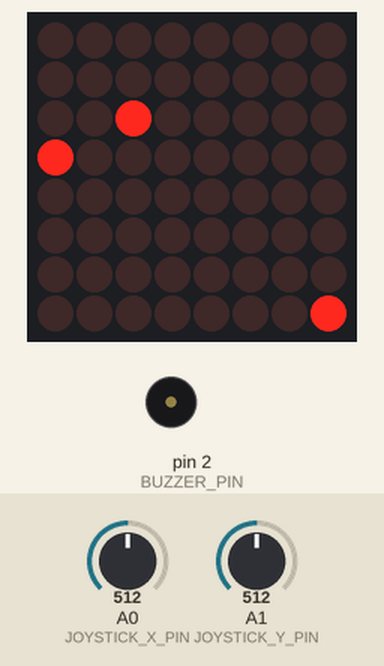
This sketch was run on a simulated Arduino Uno, built with avr-gcc and run on an emulated ATmega328P. On the bench: 8×8 LED matrix, buzzer (waves = sounding, pin HIGH). The inputs (shaded band) are chosen by the test bench; at power-on: A0 (JOYSTICK_X_PIN) = 512, A1 (JOYSTICK_Y_PIN) = 512. Random numbers use the default seed unless the sketch sets one.

Above: at 1.25 s.
1.3 s: A0 (JOYSTICK_X_PIN) set to 554
2.9 s: A0 (JOYSTICK_X_PIN) set to 578
At 3.16 s:
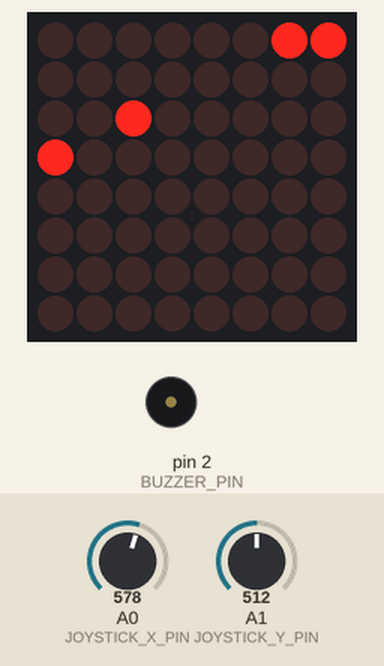
4.8 s: A1 (JOYSTICK_Y_PIN) set to 567
6.3 s: A1 (JOYSTICK_Y_PIN) set to 591
At 6.46 s:
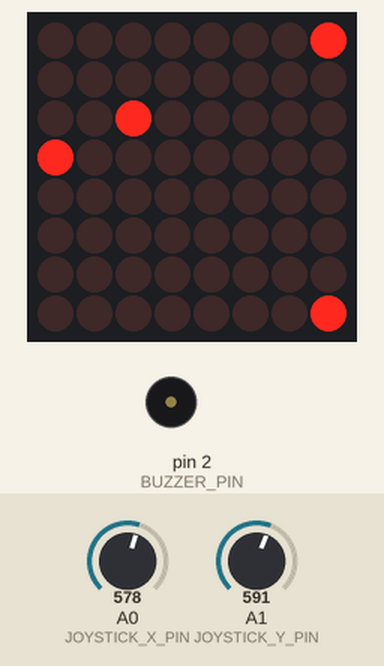
8.0 s: A1 (JOYSTICK_Y_PIN) set to 511
At 8.27 s:
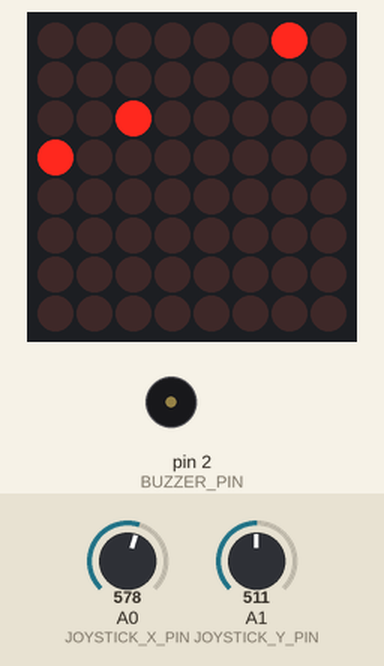
9.7 s: A1 (JOYSTICK_Y_PIN) set to 464
11.2 s: A1 (JOYSTICK_Y_PIN) set to 428
At 11.42 s:
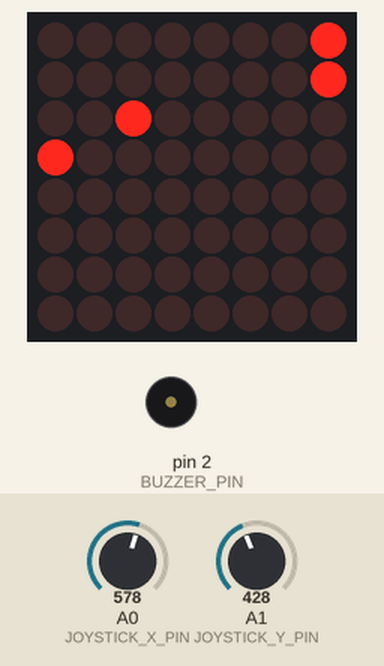

Measured:
- the behaviour switches between 562 and 563 on A0 (JOYSTICK_X_PIN) (found by bisection; images 0 and 1)
- the behaviour switches between 577 and 578 on A1 (JOYSTICK_Y_PIN) (found by bisection; images 1 and 2)
- the behaviour switches between 447 and 446 on A1 (JOYSTICK_Y_PIN) (found by bisection; images 3 and 4)

The sketch:

arduino-snake-game.ino
```cpp
// (licence header left out)
#include "LedControl.h"

// ====================================================
//                         PINS
// ====================================================

// LED matrix pins.
const int MATRIX_DIN_PIN = 12;
const int MATRIX_CS_PIN = 11;
const int MATRIX_CLK_PIN = 10;
// Pin of the buzzer (+).
const int BUZZER_PIN = 2;
// Joystick data pins.
const int JOYSTICK_X_PIN = A0;
const int JOYSTICK_Y_PIN = A1;
// Not connected analogue pin for generating a random seed.
const int RANDOM_NOISE_PIN = A2;

// ====================================================
//              CLASSES AND DATA STRUCTURES
// ====================================================

/**
 * Structure to represent a point on a plane.
 */
struct point
{
  int x;
  int y;

  point operator+(const point& other) const
  {
    return { this->x + other.x, this->y + other.y };
  }
  point& operator+=(const point& other)
  {
    this->x += other.x;
    this->y += other.y;
    return *this;
  }
  bool operator==(const point& other) const
  {
    return this->x == other.x && this->y == other.y;
  }
  bool operator!=(const point& other) const
  {
    return !(*this == other);
  }
};

/**
 * Direction of movement.
 */
enum Direction
{
  LEFT,
  UP,
  RIGHT,
  DOWN
};

/**
 * Create a point representing a unit vector pointing to the given direction.
 * @param dir Direction of the vector.
 * @return Unit vector.
 */
point makeDirectionVector(Direction dir)
{
  switch (dir) {
    case LEFT:
      return {-1, 0};
    case UP:
      return {0, -1};
    case RIGHT:
      return {1, 0};
    case DOWN:
      return {0, 1};
  }
}

/**
 * Wrapper around LedControl that implements buffering.
 * So we can first set up the state of the matrix and draw it in one pass.
 */
class Matrix {
  public:
    /**
     * Constructor.
     * @param rows Amount of rows of the matrix.
     * @param rows Amount of columns of the matrix.
     */
    Matrix(int rows, int columns)
    : m_lc(LedControl(MATRIX_DIN_PIN, MATRIX_CLK_PIN, MATRIX_CS_PIN, 1))
    , m_rows(rows)
    , m_columns(columns)
    , m_display(new int[rows])
    {
      // MAX72XX is is power-saving mode, so we should swtch it on first.
      m_lc.shutdown(0, false);
      // Set up brightness.
      m_lc.setIntensity(0, 8);
      // Clean up display.
      m_lc.clearDisplay(0);
      // Clean up the internal state to synchronize it with the dispaly.
      clear();
    }
    /**
     * Destructor.
     */
    ~Matrix()
    {
      delete[] m_display;
    }
    /**
     * Change state of the particular pixel of the matrix.
     * The method does not apply changes immediately, but only modifies buffer.
     * To apply changes to the matrix use flush().
     * @param p Point to change.
     * @param value State of the pixed (true - switch on, false - switch off).
     */
    void setPixel(const point& p, bool value)
    {
      // Calculate a mask that has a bit 1 on the position that corresponds
      // to the LED position (according to its x coordinate).
      int mask = 1 << (m_rows - p.x - 1);
      if (value) {
        // Set the bit to 1.
        m_display[p.y] |= mask;
      } else {
        // Set the bit to 0.
        m_display[p.y] &= ~mask;
      }
    }
    /**
     * Set state of all LEDs to switched off (0).
     * The method does not apply changes immediately, but only modifies buffer.
     * To apply changes to the matrix use flush().
     */
    void clear()
    {
      memset(m_display, 0, sizeof(m_display[0]) * m_rows);
    }
    /**
     * Apply state to the matrix.
     */
    void flush()
    {
      for (int i = 0; i < m_rows; i++) {
        m_lc.setRow(0, i, m_display[i]);
      }
    }
    /**
     * Return amount of rows of the matix.
     * @retrn Count rows.
     */
    int getRowsCount() const
    {
      return m_rows;
    }
    /**
     * Return amount of columns of the matix.
     * @retrn Count columns.
     */
    int getColumnsCount() const
    {
      return m_columns;
    }

  private:
    /**
     * Object to control the LED matrix.
     */
    LedControl m_lc;
    /**
     * Number of rows.
     */
    int m_rows;
    /**
     * Number of columns.
     */
    int m_columns;
    /**
     * Define a display state. Each element of the array represents one row.
     * Bites of the element represent values of particular LED on the row (from higher to lower bits).
     * Bit 1 represent a switched on LED.
     */
    int* m_display;
};

/**
 * Represent a snake positioned on the canvas (Matrix).
 * Snake movement is split into two fucntions: extend() that promotes the head and cut() that removes the tail.
 * So we can just omit cut() call in order to emulate snake growing.
 */
class Snake {
  public:
    /**
     * Initialize the snake and put it to the start position.
     * @param canvas Matrix that will be used as a canvas for drawing the snake.
     * @param initLength Start length of the snake.
     * @param maxLength Maximal length of the snake.
     * @param start Start point where the end of the tail will be placed.
     * @param dir Direction of the snake.
    */
    Snake(Matrix* canvas, int initLength, int maxLength, const point& start, int dir)
    : m_canvas(canvas)
    , m_currentLength(initLength)
      // Keep one more element to be able to execute last extend() call before game over.
    , m_snake(new point[maxLength + 1])
    {
      // Create a unit direction vector to construct the snake.
      point directionVector = makeDirectionVector(dir);
      // Construct the snake and draw it on the canvas.
      struct point currPos = start;
      for (int i = 0; i < m_currentLength; i++) {
        m_snake[i] = currPos;
        m_canvas->setPixel(m_snake[i], true);
        // Grow the snake in the given diection.
        currPos += directionVector;
      }
    }
    /**
     * Destructor.
     */
    ~Snake()
    {
      delete[] m_snake;
    }
    /**
     * First part of the snake movement: extend the snake to the given direction and occupy a new
     * pixel next to the head.
     * @param dir Movement direction.
     */
    void extend(Direction dir)
    {
      // We implement the snake game on a thorus which means when the snake reaches
      // the last column, it jumps to the first one, so the game space is cycled.
      point head = getHead();
      // Shift the head to the given direction.
      head += makeDirectionVector(dir);
      // Firs of all we need to add enough big vector which is a multiple of the matrix size
      // to get rid of negative values.
      head += {m_canvas->getColumnsCount(), m_canvas->getRowsCount()};
      // Then we divide each coordinate by width or height to make the space cycled.
      head.x %= m_canvas->getColumnsCount();
      head.y %= m_canvas->getRowsCount();
      // Save new head.
      m_snake[m_currentLength] = head;
      m_currentLength++;
      // Represent the change on the canvas.
      m_canvas->setPixel(head, true);
    }
    /**
     * Second part of the snake movement.
     */
    void cut()
    {
      point tail = getTail();
      // Clean up the tail pixel in the canvas.
      m_canvas->setPixel(tail, false);
      // Shift all points left, so the tail point gets removed.
      for (int i = 0; i < m_currentLength; i++) {
        m_snake[i] = m_snake[i + 1];
      }
      // Align snake length after cutting the tail.
      m_currentLength--;
    }
    /**
     * Check if the point is occupied by the snake.
     * @param p Point to check.
     * @return Whether the point is occupoed by the snake.
     */
    bool isOccupied(const point& p) const
    {
      for (int i = 0; i < m_currentLength; i++) {
        if (p == m_snake[i]) {
          return true;
        }
      }
      return false;
    }
    /**
     * Check if the snake has self-collission.
     * The method does not work if it is called after several movements, so the collision check
     * should be performed in each step.
     * @return Whether the snake has self-collision.
     */
    bool checkSelfCollision() const
    {
      // As the head is the only pixel that moves forward in each step we can simplify the algorithm
      // and only check if the head gets into some occupied points.
      point head = getHead();
      // Go over all points ignoring the last one (the head).
      for (int i = 0; i < m_currentLength - 1; i++) {
        if (m_snake[i] == head) {
          return true;
        }
      }
      return false;
    }
    /**
     * Return a head point.
     * @return Head point.
     */
    const point& getHead() const
    {
      return m_snake[m_currentLength - 1];
    }
    /**
     * Return a tail point.
     * @return Tail point.
     */
    const point& getTail() const
    {
      return m_snake[0];
    }
    /**
     * Return snake length in points.
     * @return Snake length.
     */
    int getLength() const
    {
      return m_currentLength;
    }

  private:
    /**
     * Canvas that is used to represent the snake.
     */
    Matrix* m_canvas;
    /**
     * Current length of the snake in pixels.
     * If the snake reaches MAX_SNAKE_LENGTH the player wins.
     */
    int m_currentLength;
    /**
     * Array of points representing position of the snake on the playfield.
     * Index 0 corresponds to a tail, index
     */
    point* m_snake;
};

/**
 * Represent food available on the game field.
 */
class Food
{
  public:
    /**
     * Constructor.
     * @param canvas Matrix that is used to draw food.
     * @param maxFoodCount Maximal amount of food pieces.
     */
    Food(Matrix* canvas, int maxFoodCount)
    : m_canvas(canvas)
    , m_foodPoints(new point[maxFoodCount])
    , m_foodCount(0)
    {
    }
    /**
     * Destructor.
     */
    ~Food()
    {
      delete[] m_foodPoints;
    }
    /**
     * Place food pieces to a non occupied points of the canvas.
     * @param snake Snake that defines a set of occupied points where the food should not appear.
     * @param numToPlace Amount of food pieces to place.
     */
    void placeFood(const Snake* snake, int numToPlace)
    {
      while (true) {
        // Select a random point.
        point p = {random(m_canvas->getColumnsCount()), random(m_canvas->getRowsCount())};
        // Check if it is occupied by the snake or another food pieces.
        if (!snake->isOccupied(p) && !isOccupied(p)) {
          // Place the food.
          m_foodPoints[m_foodCount] = p;
          m_foodCount++;
          numToPlace--;
          // Draw the food.
          m_canvas->setPixel(p, true);
          // Jump out if we have placed all the food.
          if (numToPlace <= 0) {
            break;
          }
        }
      }
    }
    /**
     * Try to eat a food on the given point.
     * @param p Point to try.
     * @return True if the food has been eaten and false otherwise.
     */
    bool tryEat(const point& p)
    {
      // Go through all food pieces.
      for (int i = 0; i < m_foodCount; i++) {
        if (m_foodPoints[i] == p) {
          // Once we have found a piece that is places on the given point,
          // swap it with the last element in the array and remove this last element,
          // so we do not need to shift other elements in the array.
          m_foodPoints[i] = m_foodPoints[m_foodCount - 1];
          // Do not wipe the element, simply forget about it.
          m_foodCount--;
          // Assuming there is no overlapping food as we have foind one
          // intersection, there can't be more.
          return true;
        }
      }
      return false;
    }
    /**
     * Return amount of remaining food points.
     * @return Amount of remaining food points.
     */
    int getCount() const
    {
      return m_foodCount;
    }

  private:
    /**
     * Check if the point is occupied by the food.
     */
    bool isOccupied(const point& p) const
    {
      for (int i = 0; i < m_foodCount; i++) {
        if (m_foodPoints[i] == p) {
          return true;
        }
      }
      return false;
    }
    /**
     * Canvas that is used to represent the food points.
     */
    Matrix* m_canvas;
    /**
     * Array of occupied points.
     * Size of the array is m_foodCount, maximal capacity is m_maxFoodCount.
     */
    point* m_foodPoints;
    /**
     * Amount of food pieces currently placed on the canvas.
     */
    int m_foodCount;
};

// ====================================================
//                   GAME PARAMETERS
// ====================================================

/**
 * Height of LED matrix.
 */
const int ROWS = 8;
/**
 * Width of the LED matrix.
 */
const int COLUMNS = 8;
/**
 * Initial snake direction.
 */
Direction direct = DOWN;
/**
 * Maximal length of the snake in pixels.
 */
const int MAX_SNAKE_LENGTH = 12;
/**
 * Initial size of the snake including blinking head.
 */
const int INIT_SNAKE_LENGTH = 2;
/**
 * Total amount of food points places on the play field.
 */
const int FOOD_POINTS = 2;
/**
 * Define whether there should always be FOOD_POINTS food pieces on the play field (true),
 * or the pieces should be refilled after eating the last one (false).
 */
const bool REFILL_IMMEDIATELY = true;
/**
 * Threshold of joystick movement to be considered as a user input (in range 0 - 512).
 */
const int JOYSTICK_THRESHOLD = 50;
/**
 * Define how many time the head should blink during one step.
 * Blink means the LED switches on and off.
 */
const int BLINK_FREQUENCY = 2;
/**
 * Deplay between sneak movements.
 * Smaller value makes the sneak faster.
 */
const int STEP_DELAY = 200;

// ====================================================
//                    GAME VARIABLES
// ====================================================

/**
 * Canvas to draw on.
 */
Matrix* matrix = nullptr;
/**
 * Snake object controllable by the player.
 */
Snake* snake = nullptr;
/**
 * Food positions.
 */
Food* food = nullptr;

// ====================================================
//                    GAME FUNCTIONS
// ====================================================

/**
 * Initialize or re-initialize the game.
 */
void initGame() {
  // Clean up old objects.
  if (matrix) {
    delete matrix;
  }
  if (snake) {
    delete snake;
  }
  if (food) {
    delete food;
  }
  // Create new objects.
  matrix = new Matrix(ROWS, COLUMNS);
  snake = new Snake(matrix, INIT_SNAKE_LENGTH, MAX_SNAKE_LENGTH, {COLUMNS - 1, 0}, direct);
  food = new Food(matrix, FOOD_POINTS);
}

/**
 * Read diection reported by the joystick.
 * @param defaultDirection Direction to be returned if the joystick is in the central position meaning no direction changes needed.
 */
int readDirection(Direction defaultDirection)
{
  // Read x and y directions (analogueRead() returns value from 0 to 1023 where ~512 is a center).
  long xPin = analogRead(JOYSTICK_X_PIN) - 512;
  long yPin = analogRead(JOYSTICK_Y_PIN) - 512;
  // Calculate square of length (do not use length to avoid sqrt()).
  long inputLength = xPin * xPin + yPin * yPin;
  // Ignore too small deviations. Joystick requires individual calibration to be more precise, but we
  // can work it around by ignoring too small movements.
  // As we do non need to be too precise here and want to avoid using sqrt() in embedded, we compare square of length.
  // If JOYSTICK_THRESHOLD is relatively small comparing to the range 0-512, this is enough fair.
  if (inputLength > JOYSTICK_THRESHOLD * JOYSTICK_THRESHOLD) {
    // You may need to change values here depending on how the matrix is soldered comparing to the joystick
    // to preserve natural meaning of directions to the user.
    if (abs(xPin) > abs(yPin)) {
      if (xPin > 0) {
        return LEFT;
      } else {
        return RIGHT;
      }
    } else {
      if (yPin > 0) {
        return UP;
      } else {
        return DOWN;
      }
    }
  }
  return defaultDirection;
}

/**
 * Play curtain animation before starting a new game.
 */
void curtainAnimation()
{
  for (int i = 0; i < matrix->getRowsCount(); i++) {
    for (int j = 0; j < matrix->getColumnsCount(); j++) {
      // Clean up the previous row (if exists).
      if (i != 0) {
        matrix->setPixel({j, i - 1}, false);
      }
      // And light up the current one.
      matrix->setPixel({j, i}, true);
    }
    matrix->flush();
    delay(100);
  }
}

/**
 * Play loose sound.
 */
void playLose()
{
  // Play a melody.
  digitalWrite(2, HIGH);
  delay(500);
  digitalWrite(2, LOW);
  // Start new game.
  curtainAnimation();
  initGame();
}

/**
 * Play win sound.
 */
void playWin()
{
  // Play a melody.
  for (int i = 0; i < 10; i++) {
    digitalWrite(2, HIGH);
    delay(50);
    digitalWrite(2, LOW);
    delay(50);
  }
  // Start new game.
  curtainAnimation();
  initGame();
}

// ====================================================
//               SETUP AND MAIN LOOP
// ====================================================

void setup() {
  // Set up a pin connected to the buzzer.
  pinMode(BUZZER_PIN, OUTPUT);
  digitalWrite(BUZZER_PIN, LOW);
  // Initialize random generator with a noise on a not connected analogue pin.
  randomSeed(analogRead(RANDOM_NOISE_PIN));
  // Initialize game variables.
  initGame();
  // Place the food on the playfield.
  food->placeFood(snake, FOOD_POINTS);
}

void loop() {
  // Read direction from the joystick.
  int newDirect = readDirection(direct);
  // Do not allow to change direction to opposite, e.g. UP to DOWN and LEFT to RIGHT.
  // As direction constants are represented in the clockwise order this is equal
  // to the statement that difference between new and old direction should be odd.
  if ((newDirect - direct) % 2) {
    direct = newDirect;
  }
  // Do the first part of the snake movement: extent it to occupy a cell next to the head.
  snake->extend(direct);
  point head = snake->getHead();
  // Check if the head hits the food.
  // If the food is not eaten we should complete the second part of movement and cut the tail.
  // If the food is eaten - just skip cutting which means the snake will extend.
  if (food->tryEat(snake->getHead())) {
    // Play a beep.
    digitalWrite(BUZZER_PIN, HIGH);
  } else {
    snake->cut();
  }
  // Refill food if need.
  if (REFILL_IMMEDIATELY) {
    // Always keep FOOD_POINTS food pieces on the playfied.
    if (food->getCount() < FOOD_POINTS) {
      food->placeFood(snake, FOOD_POINTS - food->getCount());
    }
  } else {
    // Only refill if the food is over.
    if (food->getCount() == 0) {
      food->placeFood(snake, FOOD_POINTS);
    }
  }
  // Make the changes visible.
  matrix->flush();
  // Check lose condition (if the head is hit into the snake body).
  if (snake->checkSelfCollision()) {
    playLose();
    return;
  }
  // Check win condition.
  if (snake->getLength() == MAX_SNAKE_LENGTH) {
    playWin();
    return;
  }
  // Run a delay.
  // Half blink is a time period when LED is ether switched on or off, so one blink
  // consists of 2 half-blinks.
  const int NUM_HALF_BLINKS = 2 * BLINK_FREQUENCY;
  // Calculate time period for each half-blink taking into account that we should
  // do BLINK_FREQUENCY blinks during STEP_DELAY.
  const int HALF_BLINK_DELAY = STEP_DELAY / NUM_HALF_BLINKS;
  // We have a cycle and a boolean variable that defines whether the LED is on or off
  // and switched every loop. So the cycle loop represents a half-blink and
  // the cycle should run NUM_HALF_BLINKS loops.
  bool isHeadVisible = false;
  for (int i = 0; i < NUM_HALF_BLINKS; i++) {
    // Set the head pixel value.
    matrix->setPixel(snake->getHead(), isHeadVisible);
    // Make it visible.
    matrix->flush();
    // Switch to another state.
    isHeadVisible = !isHeadVisible;
    // Wait a delay so after the cycle finishes we have exactly STEP_DELAY timeout.
    delay(HALF_BLINK_DELAY);
  }
  // Cancel beep if it was initiated earlier.
  digitalWrite(BUZZER_PIN, LOW);
}
```
